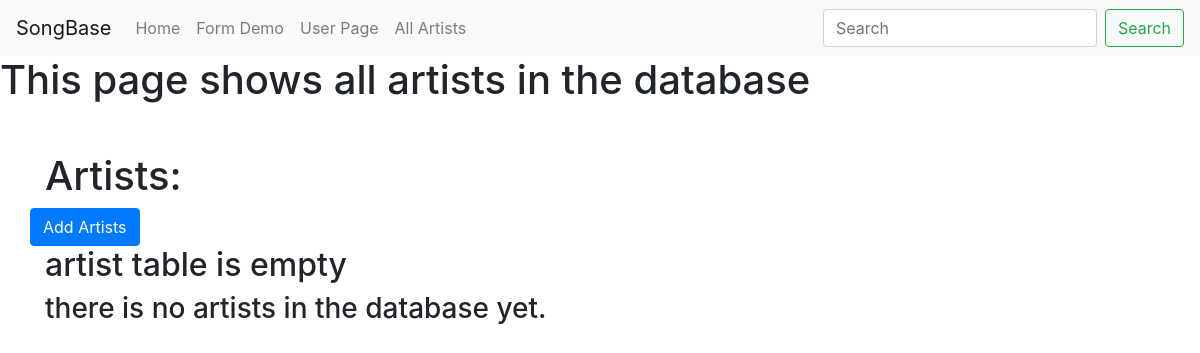
Before: /artists with the older database file.
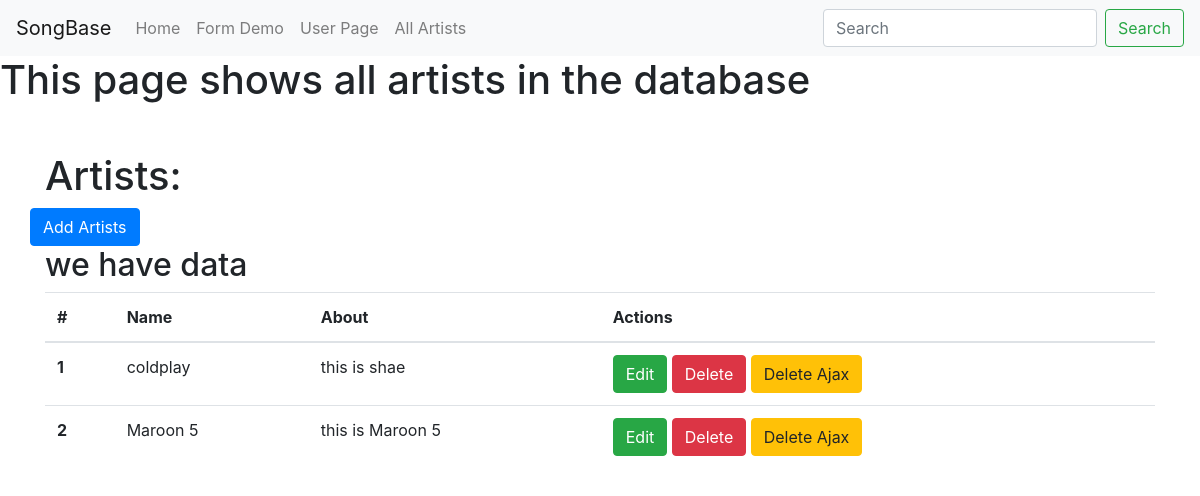
After: the same page with the newer database file.
### songbase.py (models this page shows)
class Artist(db.Model):
    __tablename__ = 'artists'
    id = db.Column(db.Integer, primary_key=True)
    name = db.Column(db.String(64))
    about = db.Column(db.Text)
    songs = db.relationship('Song', backref='artist', cascade="delete")

### songbase.py (the view)
@app.route('/artists')
def all_artists():
    artists = Artist.query.all()
    return render_template('all-artists.html', artists=artists)

### templates/all-artists.html (shortened to what this page needs)
{% extends "base.html" %}
{% block content%}
<h1>This page shows all artists in the database</h1>
 <div class="container">
   <h1 class="mt-5"> Artists:</h1>
   <div class="row bottom-margin">
     <a href="/artist/add" class="btn btn-primary" role="button" aria-disabled="true">Add Artists</a>
   </div>
{% if artists %}
<h2>we have data</h2>
  <table class="table">
    <thead>
      <tr>
        <th>#</th>
        <th>Name</th>
        <th>About</th>
        <th>Actions</th>
      </tr>
    </thead>
      <tbody>
      {% for artist in artists %}
        <tr>
          <th scope="row">{{artist.id}}</th>
          <td>{{artist.name}}</td>
          <td>{{artist.about}}</td>
          <td>
            <a href="/artist/edit/{{artist.id}}" class="btn btn-success" role="button">Edit</a>
            <a href="/artist/delete/{{artist.id}}" class="btn btn-danger" role="button">Delete</a>
            <button class="btn btn-warning delete_ajax_btn" role="button" data-artist-id="{{artist.id}}">Delete Ajax</a>
          </td>
        </tr>
      {% endfor%}
      </tbody>
    </table>
    {% else %}
      <h2>artist table is empty</h2>
      <h3>there is no artists in the database yet.</h3>
    {% endif %}
  </div>
{% endblock%}

### templates/base.html (shortened to what this page needs)
<!DOCTYPE html>
<html lang="en" dir="ltr">
<head>
  <link rel="stylesheet" href="https://stackpath.bootstrapcdn.com/bootstrap/4.1.0/css/bootstrap.min.css">
</head>
<body>
  <nav class="navbar navbar-expand-lg navbar-light bg-light">
    <a class="navbar-brand" href="#">SongBase</a>
    <div class="collapse navbar-collapse" id="navbarSupportedContent">
      <ul class="navbar-nav mr-auto">
        <li class="nav-item">
          <a class="nav-link" href="#">Home</a>
        </li>
        <li class="nav-item">
          <a class="nav-link" href="/form">Form Demo</a>
        </li>
        <li class="nav-item">
          <a class="nav-link" href="/users/shae">User Page</a>
        </li>
        <li class="nav-item">
          <a class="nav-link" href="/artists">All Artists</a>
        </li>
      </ul>
      <form class="form-inline my-2 my-lg-0">
        <input class="form-control mr-sm-2" type="search" placeholder="Search" aria-label="Search">
        <button class="btn btn-outline-success my-2 my-sm-0" type="submit">Search</button>
      </form>
    </div>
  </nav>
{% block content %}
{% endblock %}
</body>
</html>

Changed rows visible on the page:
added Artist: id "1", name "coldplay", about "this is shae"
added Artist: id "2", name "Maroon 5", about "this is Maroon 5"
Other visible differences:
text no longer shown: "artist table is empty there is no artists in the database yet."
text now shown: "we have data # Name About Actions"
